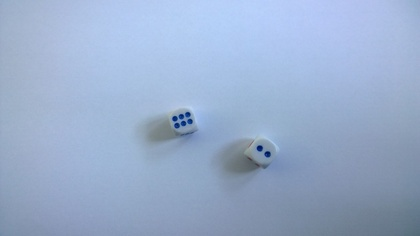
%> input picture Dices/dices/dices1.jpg, 420 x 236 px, shrunk from 1277 x 718 before the run; its folder holds only this picture in this run
$ octave main.m   (GNU Octave 9; MATLAB toolbox functions it lacks are replaced by stand-ins)
%> lines starting %> are read from the running program, lines starting %| are printed output that depends on the picture; in (x1, y1, x2, y2) boxes, pixels count from 0 and x2, y2 are one past the last pixel; in counts of white or black regions, pixels touching at a corner belong together; the program's own positions count from 1
### Dices/extract_dice_score.m
function [blue, red] = extract_dice_score(dice)
%extract_dice_score function takes an image of blue and red dices and
%returns the sum of the numbers on blue dices and on red dices.
%

dice_hsv = rgb2hsv(dice);
% Odredjivanje ukupnog broja segmenata sa SVIH kocki koristeci saturaciju
saturation = dice_hsv(:,:,2);
T1 = 0.5;
S1 = saturation > T1;
% otvaranje
s1 = strel('disk',4);
S2 = imopen(S1,s1);
% erozija
s2 = strel('disk',1,4);
S3 = imerode(S2,s2);
% labeliranje svih segmenata
L_all = bwlabel(S3,8);
% odredjivanje broja svih segmenata
all = max(L_all(:));

% Oredjivanje broja CRVENIH segmenata koristeci hue
hue = dice_hsv(:,:,1);
H1 = hue > 0.93;
% otvaranje (koristimo iste strukturne elemente kao malopre)
H2 = imopen(H1,s1);
% erozija
H3 = imerode(H2,s2);
% labeliranje crvenih segmenata
L_red = bwlabel(H3,8);
% odredjivanje broja crvenih segmenata
red = max(L_red(:));

% Odredjivanje broja PLAVIH segmenata
blue = all - red;
end

### Dices/extract_dice_score_bonus.m
function [dices_blue, dices_red] = extract_dice_score_bonus(dice)
%extract_dice_score_bonus function takes an image of blue and red dices and
%returns the sum of the numbers on each dice.
%


dice_hsv = rgb2hsv(dice);
% Izdvajanje i CRVENIH i PLAVIH segmenata sa SVIH kocki koristeci saturaciju
saturation = dice_hsv(:,:,2);
T1 = 0.5;
S1 = saturation > T1;
% otvaranje
s1 = strel('disk',4);
S2 = imopen(S1,s1);
% erozija
s2 = strel('disk',1,4);
S3 = imerode(S2,s2);

% Izdvajanje CRVENIH segmenata koristeci hue
hue = dice_hsv(:,:,1);
H1 = hue > 0.93;
% otvaranje (koristimo iste strukturne elemente kao malopre)
H2 = imopen(H1,s1);
% erozija
H3 = imerode(H2,s2);

% CENTROIDE ZA SVE KOCKE
centroids_all = centroids_of_segments(S3);

% CENTROIDE ZA CRVENE KOCKE
centroids_red = centroids_of_segments(H3);

% ODREDJIVANJE SUME BROJEVA NA SVIM KOCKAMA POJEDINACNO
dices_all = count_centroids_of_same_class(centroids_all);

% ODREDJIVANJE SUME BROJEVA NA CRVENIM KOCKAMA POJEDINACNO
dices_red = count_centroids_of_same_class(centroids_red);

% ODREDJIVANJE SUME BROJEVA NA PLAVIM KOCKAMA POJEDINACNO
are_red = ismember(dices_all, dices_red);
dices_blue = dices_all(~are_red);


%%%%%%%%%%%%%%%%%%%%%%%%%%%%%%%%%%%%%%%%%%%%%%%%%%%%%%%%%%%%
%
%   Local Function : centroids_of_segemnts
%
function centroids = centroids_of_segments(segmented_image)
% function centroids_of_segments returns centroids of segments in
% segmented_image. If centroids are close it puts them in the same class.
% OUTPUT:
%  size(centroids) = (numberOFsegments, 3) - first 2 cloumns are centroid
%  coordinates and the 3rd column is class which centroids belongs to.
%


stats = regionprops(segmented_image);
if isempty(stats)
    centroids = [];
else
    centroids = zeros(length(stats),3); % incijalizacija matrice
    % Svakoj centroidi je dodeljena razlicita kocka (1..length(stats))
    centroids(:,3) = 1:length(stats);
    for i = 1:length(stats)
        centroids(i,1:2) = round(stats(i).Centroid);
    end
    % iteriramo kroz sve kocke i ako su centroide blizu svrstavamo ih u istu
    % kocku
    for i = 1:length(stats)-1
        for j = i+1:length(stats)
            if(norm(centroids(i,1:2)-centroids(j,1:2))) < 35 % ako su centroide blizu
                centroids(j,3) = centroids(i,3);
            end
        end
    end
end
end

%%%%%%%%%%%%%%%%%%%%%%%%%%%%%%%%%%%%%%%%%%%%%%%%%%%%%%%%%%%%
%
%   Local Function : count_centroids_of_same_class
%
function count = count_centroids_of_same_class(centroids)
% function count_centroids_of_same_class returns the count of centroids
% that belong to the same class
%
count = [];
for i = 1:size(centroids,1)
    number = sum(centroids(:,3)==i);
    if number~=0
        count = [count, number];
    end
end
end
end

### Dices/main.m
clear all;close all;clc;

directory = '.\dices'; % full path of folder with pictures
filenames = dir(fullfile(directory, '*.jpg')); % read all images with jpg extesnsion
if isempty(filenames)
    error('###Wrong directory###');
end
total_images = numel(filenames);    % total number of images
dices_score = zeros(total_images,2);
for i = 1:total_images
    full_name = fullfile(directory, filenames(i).name); % specify image name with full path and extension
    dice = imread(full_name);
%> dice is the input picture: size 236x420x3 uint8; mean R, G, B 153.6, 173.8, 204.4
    [blue, red] = extract_dice_score(dice);
%> in extract_dice_score, `dice_hsv = rgb2hsv(dice);`: dice_hsv: size 236x420x3 double; mean H, S, V 0.6, 0.248, 0.802
%> in extract_dice_score, `saturation = dice_hsv(:,:,2);`:
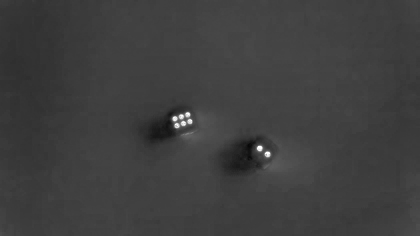
%> saturation: size 236x420 double; min 0.0329, max 1, mean 0.248
%> in extract_dice_score, `S1 = saturation > T1;`:
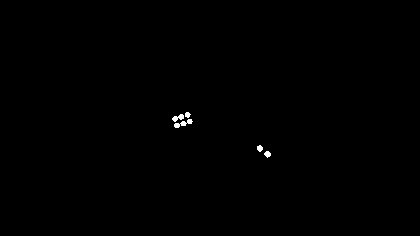
%> S1: size 236x420 logical; 0.22% white; 5 white regions, box (x1, y1, x2, y2) and area: (174, 119, 193, 128) 75, (172, 114, 184, 122) 53, (264, 151, 271, 158) 33, (257, 145, 263, 152) 31, (185, 112, 191, 118) 26
%> in extract_dice_score, `S2 = imopen(S1,s1);`: S2: size 236x420 logical; every value is 0
%> in extract_dice_score, `L_all = bwlabel(S3,8);`: L_all: size 236x420 double; every value is 0
%> in extract_dice_score, `all = max(L_all(:));`: all = 0
%> in extract_dice_score, `hue = dice_hsv(:,:,1);`:
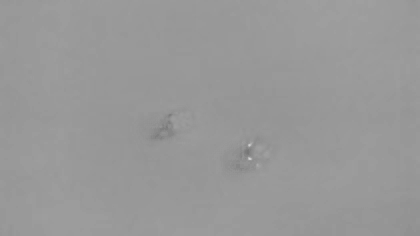
%> hue: size 236x420 double; min 0.467, max 0.833, mean 0.6
%> blue = 0; red = 0
    dices_score(i,:) = [blue, red];
    figure(i)
    imshow(dice);
    title(['Blue: ',num2str(blue),'   Red: ',num2str(red)]);
    pause(3);
    [dices_blue, dices_red] = extract_dice_score_bonus(dice);
%> in centroids_of_segments, `stats = regionprops(segmented_image);`: stats = 0 regions
%> in extract_dice_score_bonus, `centroids_all = centroids_of_segments(S3);`: centroids_all = []
%> dices_blue = []; dices_red = []
    disp(['###KOCKA ',num2str(i),':']);
    disp(['plave: ',num2str(dices_blue)]);
%| plave:
    disp(['crvene: ',num2str(dices_red)]);
%| crvene:
end

$ run again, on Dices/dices/dices3.jpg
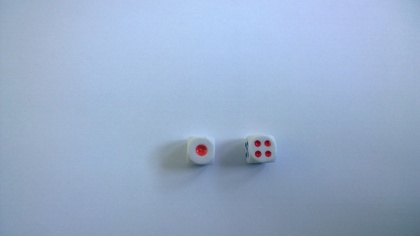
%> input picture Dices/dices/dices3.jpg, 420 x 236 px, shrunk from 1277 x 718 before the run
%> dice is the input picture: size 236x420x3 uint8; mean R, G, B 152.3, 173, 202
%> dice_hsv: size 236x420x3 double; mean H, S, V 0.597, 0.248, 0.793
%> in extract_dice_score, `S1 = saturation > T1;`:
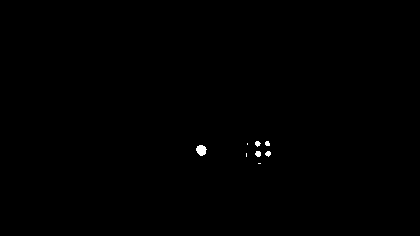
%> S1: size 236x420 logical; 0.2% white; 8 white regions (3 under 20 px), largest, box (x1, y1, x2, y2) and area: (196, 145, 207, 156) 87, (255, 151, 261, 157) 29, (265, 151, 271, 157) 25, (255, 141, 261, 147) 24, (265, 141, 270, 146) 21
%> S2: size 236x420 logical; 0.08% white; 1 white region, box (x1, y1, x2, y2) and area: (196, 145, 206, 156) 81
%> S3: size 236x420 logical; 0.06% white; 1 white region, box (x1, y1, x2, y2) and area: (197, 146, 205, 155) 56
%> all = 1
%> in extract_dice_score, `hue = dice_hsv(:,:,1);`:
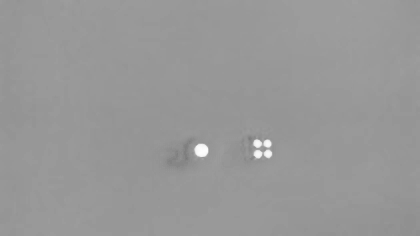
%> hue: size 236x420 double; min 0.472, max 0.998, mean 0.597
%> H1: size 236x420 logical; 0.24% white; 5 white regions, box (x1, y1, x2, y2) and area: (196, 144, 208, 157) 118, (265, 140, 271, 147) 30, (265, 151, 271, 157) 30, (255, 141, 261, 147) 29, (255, 151, 261, 157) 29
%> H2: size 236x420 logical; 0.12% white; 1 white region, box (x1, y1, x2, y2) and area: (196, 145, 208, 156) 114
%> H3: size 236x420 logical; 0.08% white; 1 white region, box (x1, y1, x2, y2) and area: (197, 146, 207, 155) 82
%> L_red: size 236x420 double; values 0 (black) and 1 (white), 0.08% white; 1 white region
%> in extract_dice_score, `blue = all - red;`: blue = 0
%> `[blue, red] = extract_dice_score(dice);`: red = 1
%> stats = 1 region; box (x1, y1, x2, y2), Area and Centroid: (197, 146, 205, 155) 56 [201.7 150.8]
%> the loop in centroids_of_segments, `for i = 1:length(stats)` made 1 pass
%> after the loop in centroids_of_segments, `for i = 1:length(stats)`: centroids = [202 151 1]
%> stats = 1 region; box (x1, y1, x2, y2), Area and Centroid: (197, 146, 207, 155) 82 [202.3 151]
%> the loop in centroids_of_segments (call 2), `for i = 1:length(stats)` made 1 pass
%> centroids_red = [202 151 1]
%> the loop in count_centroids_of_same_class, `for i = 1:size(centroids,1)` made 1 pass
%> (number, count) on pass 1: (1, 1)
%> dices_all = 1
%> the loop in count_centroids_of_same_class (call 2), `for i = 1:size(centroids,1)` made 1 pass
%> are_red = true
%> in extract_dice_score_bonus, `dices_blue = dices_all(~are_red);`: dices_blue = []
%> `[dices_blue, dices_red] = extract_dice_score_bonus(dice);`: dices_red = 1
%| plave:
%| crvene: 1

$ run again, on Dices/dices/dices10.jpg
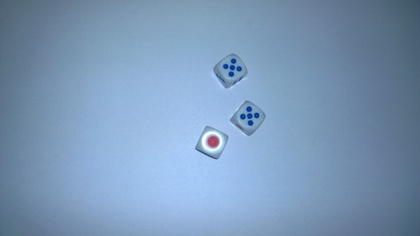
%> input picture Dices/dices/dices10.jpg, 420 x 236 px, shrunk from 1277 x 718 before the run
%> dice is the input picture: size 236x420x3 uint8; mean R, G, B 123.8, 152.5, 183.7
%> dice_hsv: size 236x420x3 double; mean H, S, V 0.587, 0.328, 0.721
%> in extract_dice_score, `saturation = dice_hsv(:,:,2);`:
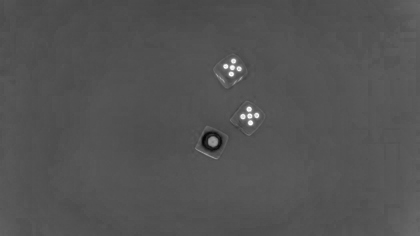
%> saturation: size 236x420 double; min 0.0157, max 1, mean 0.328
%> in extract_dice_score, `S1 = saturation > T1;`:
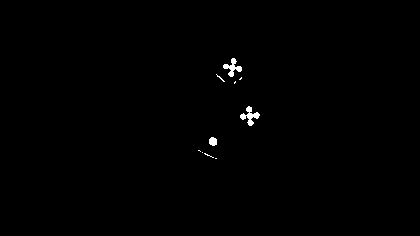
%> S1: size 236x420 logical; 0.41% white; 10 white regions (7 under 20 px), largest, box (x1, y1, x2, y2) and area: (240, 106, 260, 126) 160, (223, 58, 242, 77) 147, (209, 137, 217, 146) 59
%> S2: size 236x420 logical; 0.05% white; 1 white region, box (x1, y1, x2, y2) and area: (209, 137, 217, 146) 54
%> S3: size 236x420 logical; 0.03% white; 1 white region, box (x1, y1, x2, y2) and area: (210, 138, 216, 145) 34
%> all = 1
%> H1: size 236x420 logical; 0.07% white; 1 white region, box (x1, y1, x2, y2) and area: (208, 136, 218, 146) 70
%> H2: size 236x420 logical; 0.07% white; 1 white region, box (x1, y1, x2, y2) and area: (208, 137, 217, 146) 66
%> H3: size 236x420 logical; 0.04% white; 1 white region, box (x1, y1, x2, y2) and area: (209, 138, 216, 145) 43
%> L_red: size 236x420 double; values 0 (black) and 1 (white), 0.04% white; 1 white region
%> in extract_dice_score, `blue = all - red;`: blue = 0
%> `[blue, red] = extract_dice_score(dice);`: red = 1
%> stats = 1 region; box (x1, y1, x2, y2), Area and Centroid: (210, 138, 216, 145) 34 [213.5 142]
%> the loop in centroids_of_segments, `for i = 1:length(stats)` made 1 pass
%> after the loop in centroids_of_segments, `for i = 1:length(stats)`: centroids = [213 142 1]
%> stats = 1 region; box (x1, y1, x2, y2), Area and Centroid: (209, 138, 216, 145) 43 [213.1 142.1]
%> the loop in centroids_of_segments (call 2), `for i = 1:length(stats)` made 1 pass
%> centroids_red = [213 142 1]
%> the loop in count_centroids_of_same_class, `for i = 1:size(centroids,1)` made 1 pass
%> (number, count) on pass 1: (1, 1)
%> dices_all = 1
%> the loop in count_centroids_of_same_class (call 2), `for i = 1:size(centroids,1)` made 1 pass
%> are_red = true
%> in extract_dice_score_bonus, `dices_blue = dices_all(~are_red);`: dices_blue = []
%> `[dices_blue, dices_red] = extract_dice_score_bonus(dice);`: dices_red = 1
%| plave:
%| crvene: 1
